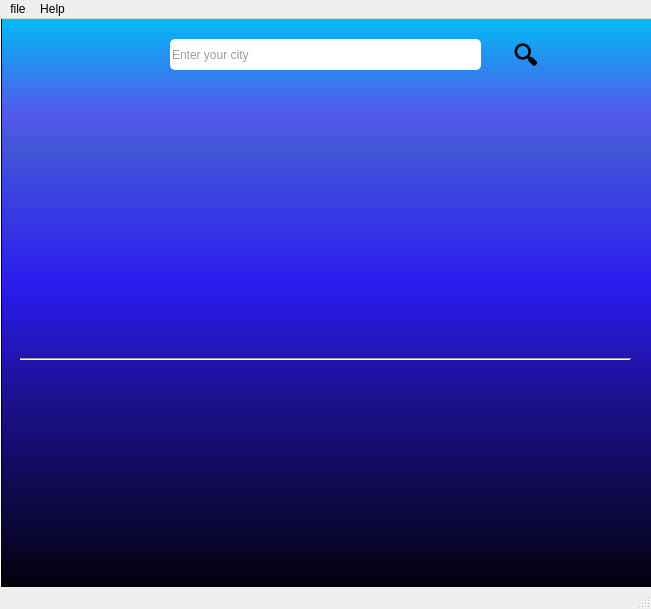
<?xml version="1.0" encoding="UTF-8"?>
<ui version="4.0">
 <class>MainWindow</class>
 <widget class="QMainWindow" name="MainWindow">
  <property name="geometry">
   <rect>
    <x>0</x>
    <y>0</y>
    <width>651</width>
    <height>609</height>
   </rect>
  </property>
  <property name="windowTitle">
   <string>MainWindow</string>
  </property>
  <widget class="QWidget" name="centralwidget">
   <widget class="QPushButton" name="pushButton">
    <property name="geometry">
     <rect>
      <x>0</x>
      <y>-60</y>
      <width>821</width>
      <height>641</height>
     </rect>
    </property>
    <property name="styleSheet">
     <string notr="true">background-color: qlineargradient(spread:pad, x1:0, y1:0, x2:0.773, y2:0.840909, stop:0 rgba(85, 85, 255, 255), stop:1 rgba(170, 0, 255, 255));
background-color: qlineargradient(spread:pad, x1:1, y1:1, x2:1, y2:0, stop:0 rgba(0, 0, 0, 255), stop:0.125 rgba(12, 7, 62, 255), stop:0.159091 rgba(14, 8, 73, 255), stop:0.318182 rgba(28, 17, 145, 255), stop:0.488636 rgba(42, 27, 239, 255), stop:0.710227 rgba(66, 87, 215, 255), stop:0.755682 rgba(85, 87, 234, 255), stop:0.892045 rgba(12, 174, 244, 255), stop:1 rgba(0, 255, 244, 255));
</string>
    </property>
    <property name="text">
     <string/>
    </property>
   </widget>
   <widget class="Line" name="line">
    <property name="geometry">
     <rect>
      <x>20</x>
      <y>330</y>
      <width>611</width>
      <height>20</height>
     </rect>
    </property>
    <property name="orientation">
     <enum>Qt::Horizontal</enum>
    </property>
   </widget>
   <widget class="QLabel" name="label_Icon1">
    <property name="geometry">
     <rect>
      <x>140</x>
      <y>410</y>
      <width>81</width>
      <height>61</height>
     </rect>
    </property>
    <property name="styleSheet">
     <string notr="true">font: 600 11pt &quot;Segoe UI&quot;;
color: #3a3d42;</string>
    </property>
    <property name="text">
     <string/>
    </property>
    <property name="alignment">
     <set>Qt::AlignCenter</set>
    </property>
   </widget>
   <widget class="QLineEdit" name="city_text">
    <property name="geometry">
     <rect>
      <x>170</x>
      <y>20</y>
      <width>311</width>
      <height>31</height>
     </rect>
    </property>
    <property name="styleSheet">
     <string notr="true">background-color: rgb(255, 255, 255);
font: 600 11pt &quot;Segoe UI&quot;;
color: #3a3d42;
border-radius:5px;</string>
    </property>
    <property name="placeholderText">
     <string>Enter your city</string>
    </property>
   </widget>
   <widget class="QPushButton" name="btn_city">
    <property name="geometry">
     <rect>
      <x>500</x>
      <y>20</y>
      <width>51</width>
      <height>41</height>
     </rect>
    </property>
    <property name="font">
     <font>
      <pointsize>19</pointsize>
      <bold>true</bold>
     </font>
    </property>
    <property name="styleSheet">
     <string notr="true">border-radius:25%;</string>
    </property>
    <property name="text">
     <string>🔍</string>
    </property>
   </widget>
   <widget class="QLabel" name="label_city">
    <property name="geometry">
     <rect>
      <x>220</x>
      <y>60</y>
      <width>211</width>
      <height>21</height>
     </rect>
    </property>
    <property name="font">
     <font>
      <bold>true</bold>
     </font>
    </property>
    <property name="text">
     <string/>
    </property>
    <property name="alignment">
     <set>Qt::AlignCenter</set>
    </property>
   </widget>
   <widget class="QLabel" name="label_date">
    <property name="geometry">
     <rect>
      <x>210</x>
      <y>90</y>
      <width>231</width>
      <height>21</height>
     </rect>
    </property>
    <property name="font">
     <font>
      <bold>true</bold>
     </font>
    </property>
    <property name="text">
     <string/>
    </property>
    <property name="alignment">
     <set>Qt::AlignCenter</set>
    </property>
   </widget>
   <widget class="QLabel" name="label_Icon">
    <property name="geometry">
     <rect>
      <x>260</x>
      <y>130</y>
      <width>141</width>
      <height>141</height>
     </rect>
    </property>
    <property name="text">
     <string/>
    </property>
   </widget>
   <widget class="QLabel" name="label_Icon2">
    <property name="geometry">
     <rect>
      <x>250</x>
      <y>410</y>
      <width>81</width>
      <height>61</height>
     </rect>
    </property>
    <property name="styleSheet">
     <string notr="true">font: 600 11pt &quot;Segoe UI&quot;;
color: #3a3d42;</string>
    </property>
    <property name="text">
     <string/>
    </property>
    <property name="alignment">
     <set>Qt::AlignCenter</set>
    </property>
   </widget>
   <widget class="QLabel" name="label_Icon4">
    <property name="geometry">
     <rect>
      <x>470</x>
      <y>410</y>
      <width>81</width>
      <height>61</height>
     </rect>
    </property>
    <property name="styleSheet">
     <string notr="true">font: 600 11pt &quot;Segoe UI&quot;;
color: #3a3d42;</string>
    </property>
    <property name="text">
     <string/>
    </property>
    <property name="alignment">
     <set>Qt::AlignCenter</set>
    </property>
   </widget>
   <widget class="QLabel" name="label_Icon3">
    <property name="geometry">
     <rect>
      <x>360</x>
      <y>410</y>
      <width>81</width>
      <height>61</height>
     </rect>
    </property>
    <property name="styleSheet">
     <string notr="true">font: 600 11pt &quot;Segoe UI&quot;;
color: #3a3d42;</string>
    </property>
    <property name="text">
     <string/>
    </property>
    <property name="alignment">
     <set>Qt::AlignCenter</set>
    </property>
   </widget>
   <widget class="QLabel" name="label_temp2">
    <property name="geometry">
     <rect>
      <x>250</x>
      <y>490</y>
      <width>81</width>
      <height>61</height>
     </rect>
    </property>
    <property name="styleSheet">
     <string notr="true">font: 600 11pt &quot;Segoe UI&quot;;
color: rgb(255, 255, 255);</string>
    </property>
    <property name="text">
     <string/>
    </property>
    <property name="alignment">
     <set>Qt::AlignCenter</set>
    </property>
   </widget>
   <widget class="QLabel" name="label_temp1">
    <property name="geometry">
     <rect>
      <x>140</x>
      <y>490</y>
      <width>81</width>
      <height>61</height>
     </rect>
    </property>
    <property name="styleSheet">
     <string notr="true">font: 600 11pt &quot;Segoe UI&quot;;
color: rgb(255, 255, 255);</string>
    </property>
    <property name="text">
     <string/>
    </property>
    <property name="alignment">
     <set>Qt::AlignCenter</set>
    </property>
   </widget>
   <widget class="QLabel" name="label_temp3">
    <property name="geometry">
     <rect>
      <x>360</x>
      <y>490</y>
      <width>81</width>
      <height>61</height>
     </rect>
    </property>
    <property name="styleSheet">
     <string notr="true">font: 600 11pt &quot;Segoe UI&quot;;
color: rgb(255, 255, 255);</string>
    </property>
    <property name="text">
     <string/>
    </property>
    <property name="alignment">
     <set>Qt::AlignCenter</set>
    </property>
   </widget>
   <widget class="QLabel" name="label_temp4">
    <property name="geometry">
     <rect>
      <x>470</x>
      <y>490</y>
      <width>81</width>
      <height>61</height>
     </rect>
    </property>
    <property name="styleSheet">
     <string notr="true">font: 600 11pt &quot;Segoe UI&quot;;
color: rgb(255, 255, 255);</string>
    </property>
    <property name="text">
     <string/>
    </property>
    <property name="alignment">
     <set>Qt::AlignCenter</set>
    </property>
   </widget>
   <widget class="QLabel" name="label_temperature">
    <property name="geometry">
     <rect>
      <x>530</x>
      <y>180</y>
      <width>41</width>
      <height>31</height>
     </rect>
    </property>
    <property name="font">
     <font>
      <pointsize>15</pointsize>
      <bold>true</bold>
     </font>
    </property>
    <property name="text">
     <string/>
    </property>
   </widget>
   <widget class="QLabel" name="label_wind">
    <property name="geometry">
     <rect>
      <x>30</x>
      <y>170</y>
      <width>141</width>
      <height>51</height>
     </rect>
    </property>
    <property name="font">
     <font>
      <pointsize>15</pointsize>
      <bold>true</bold>
     </font>
    </property>
    <property name="styleSheet">
     <string notr="true">color: rgb(255, 255, 255);</string>
    </property>
    <property name="text">
     <string/>
    </property>
   </widget>
   <widget class="QLabel" name="label_date2">
    <property name="geometry">
     <rect>
      <x>250</x>
      <y>340</y>
      <width>81</width>
      <height>61</height>
     </rect>
    </property>
    <property name="styleSheet">
     <string notr="true">font: 600 11pt &quot;Segoe UI&quot;;
color: rgb(255, 255, 255);</string>
    </property>
    <property name="text">
     <string/>
    </property>
    <property name="alignment">
     <set>Qt::AlignCenter</set>
    </property>
   </widget>
   <widget class="QLabel" name="label_date1">
    <property name="geometry">
     <rect>
      <x>140</x>
      <y>340</y>
      <width>81</width>
      <height>61</height>
     </rect>
    </property>
    <property name="styleSheet">
     <string notr="true">font: 600 11pt &quot;Segoe UI&quot;;
color: rgb(255, 255, 255);</string>
    </property>
    <property name="text">
     <string/>
    </property>
    <property name="alignment">
     <set>Qt::AlignCenter</set>
    </property>
   </widget>
   <widget class="QLabel" name="label_date3">
    <property name="geometry">
     <rect>
      <x>360</x>
      <y>340</y>
      <width>81</width>
      <height>61</height>
     </rect>
    </property>
    <property name="styleSheet">
     <string notr="true">font: 600 11pt &quot;Segoe UI&quot;;
color: rgb(255, 255, 255);</string>
    </property>
    <property name="text">
     <string/>
    </property>
    <property name="alignment">
     <set>Qt::AlignCenter</set>
    </property>
   </widget>
   <widget class="QLabel" name="label_date4">
    <property name="geometry">
     <rect>
      <x>470</x>
      <y>340</y>
      <width>81</width>
      <height>61</height>
     </rect>
    </property>
    <property name="styleSheet">
     <string notr="true">font: 600 11pt &quot;Segoe UI&quot;;
color: rgb(255, 255, 255);</string>
    </property>
    <property name="text">
     <string/>
    </property>
    <property name="alignment">
     <set>Qt::AlignCenter</set>
    </property>
   </widget>
   <widget class="QLabel" name="label_description">
    <property name="geometry">
     <rect>
      <x>140</x>
      <y>280</y>
      <width>361</width>
      <height>51</height>
     </rect>
    </property>
    <property name="font">
     <font>
      <pointsize>20</pointsize>
      <bold>true</bold>
     </font>
    </property>
    <property name="layoutDirection">
     <enum>Qt::LeftToRight</enum>
    </property>
    <property name="styleSheet">
     <string notr="true">color: rgb(255, 255, 255);</string>
    </property>
    <property name="text">
     <string/>
    </property>
    <property name="alignment">
     <set>Qt::AlignCenter</set>
    </property>
   </widget>
   <widget class="QLabel" name="label_min_temp">
    <property name="geometry">
     <rect>
      <x>560</x>
      <y>240</y>
      <width>31</width>
      <height>31</height>
     </rect>
    </property>
    <property name="styleSheet">
     <string notr="true">color: rgb(0, 255, 255);
font: 700 10pt &quot;Segoe UI&quot;;</string>
    </property>
    <property name="text">
     <string/>
    </property>
    <property name="alignment">
     <set>Qt::AlignCenter</set>
    </property>
   </widget>
   <widget class="QLabel" name="label_max_temp">
    <property name="geometry">
     <rect>
      <x>560</x>
      <y>110</y>
      <width>31</width>
      <height>31</height>
     </rect>
    </property>
    <property name="font">
     <font>
      <family>Segoe UI</family>
      <pointsize>10</pointsize>
      <italic>false</italic>
      <bold>true</bold>
     </font>
    </property>
    <property name="styleSheet">
     <string notr="true">color: rgb(255, 0, 0);
font: 700 10pt &quot;Segoe UI&quot;;</string>
    </property>
    <property name="text">
     <string/>
    </property>
    <property name="alignment">
     <set>Qt::AlignCenter</set>
    </property>
   </widget>
   <widget class="QLabel" name="label_Icon_wind">
    <property name="geometry">
     <rect>
      <x>100</x>
      <y>190</y>
      <width>49</width>
      <height>16</height>
     </rect>
    </property>
    <property name="text">
     <string/>
    </property>
   </widget>
   <widget class="QLabel" name="label_icon_high">
    <property name="geometry">
     <rect>
      <x>590</x>
      <y>110</y>
      <width>21</width>
      <height>21</height>
     </rect>
    </property>
    <property name="font">
     <font>
      <bold>true</bold>
     </font>
    </property>
    <property name="styleSheet">
     <string notr="true">color: rgb(255, 0, 0);</string>
    </property>
    <property name="text">
     <string/>
    </property>
   </widget>
   <widget class="QLabel" name="label_icon_low">
    <property name="geometry">
     <rect>
      <x>590</x>
      <y>240</y>
      <width>21</width>
      <height>21</height>
     </rect>
    </property>
    <property name="font">
     <font>
      <bold>true</bold>
     </font>
    </property>
    <property name="styleSheet">
     <string notr="true">color: rgb(0, 255, 255);</string>
    </property>
    <property name="text">
     <string/>
    </property>
   </widget>
   <widget class="QLabel" name="label_temp_icon">
    <property name="geometry">
     <rect>
      <x>570</x>
      <y>180</y>
      <width>31</width>
      <height>21</height>
     </rect>
    </property>
    <property name="font">
     <font>
      <bold>true</bold>
     </font>
    </property>
    <property name="text">
     <string/>
    </property>
   </widget>
  </widget>
  <widget class="QMenuBar" name="menubar">
   <property name="geometry">
    <rect>
     <x>0</x>
     <y>0</y>
     <width>651</width>
     <height>22</height>
    </rect>
   </property>
   <widget class="QMenu" name="menuHelp">
    <property name="title">
     <string>file</string>
    </property>
    <widget class="QMenu" name="exit">
     <property name="title">
      <string>Exit</string>
     </property>
    </widget>
    <addaction name="exit"/>
    <addaction name="separator"/>
   </widget>
   <widget class="QMenu" name="menuHelp_2">
    <property name="title">
     <string>Help</string>
    </property>
    <addaction name="info"/>
   </widget>
   <addaction name="menuHelp"/>
   <addaction name="menuHelp_2"/>
  </widget>
  <widget class="QStatusBar" name="statusbar"/>
  <action name="info">
   <property name="text">
    <string>info</string>
   </property>
  </action>
 </widget>
 <resources/>
 <connections/>
</ui>
